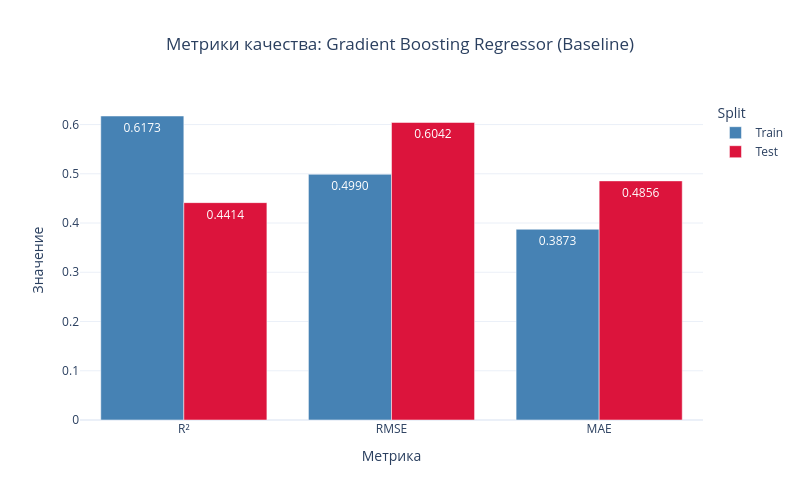
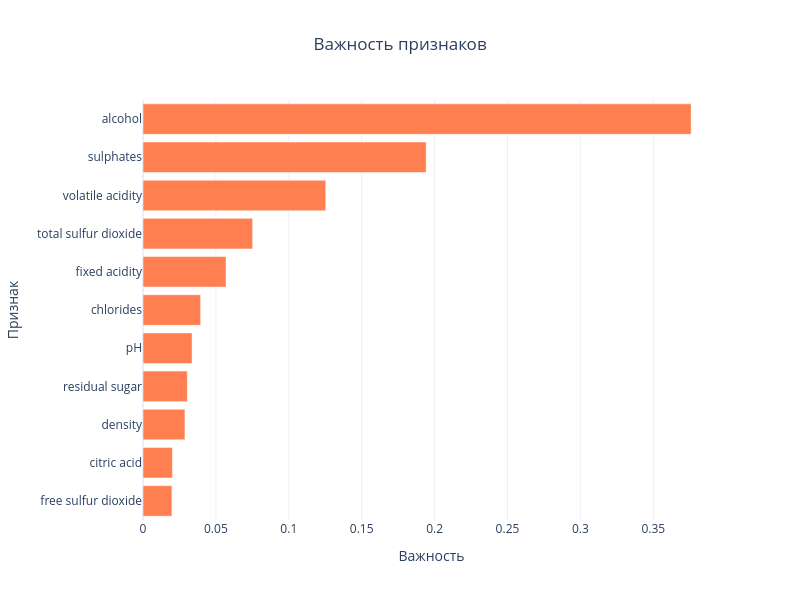

Write notebook code for charts like these, in order.
### Code cell
plot_model_report_separate(metrics_gb, feature_importance_gb, model_name="Gradient Boosting Regressor (Baseline)")

### Figure 1 — Plotly figure (JSON) as saved in the notebook; plotly's stock layout.template omitted (floating-point values rounded to 4 significant figures)
{"data": [{"marker": {"color": "steelblue"}, "name": "Train", "text": ["0.6173", "0.4990", "0.3873"], "textposition": "auto", "type": "bar", "x": ["R²", "RMSE", "MAE"], "y": [0.6173, 0.499, 0.3873]}, {"marker": {"color": "crimson"}, "name": "Test", "text": ["0.4414", "0.6042", "0.4856"], "textposition": "auto", "type": "bar", "x": ["R²", "RMSE", "MAE"], "y": [0.4414, 0.6042, 0.4856]}], "layout": {"barmode": "group", "height": 500, "legend": {"title": {"text": "Split"}}, "title": {"text": "Метрики качества: Gradient Boosting Regressor (Baseline)", "x": 0.5, "xanchor": "center"}, "width": 800, "xaxis": {"title": {"text": "Метрика"}}, "yaxis": {"title": {"text": "Значение"}}}}

### Figure 2 — Plotly figure (JSON) as saved in the notebook; plotly's stock layout.template omitted (floating-point values rounded to 4 significant figures)
{"data": [{"marker": {"color": "coral"}, "orientation": "h", "type": "bar", "x": [0.01983, 0.02018, 0.02877, 0.0304, 0.03366, 0.03952, 0.05695, 0.07518, 0.1254, 0.1942, 0.376], "y": ["free sulfur dioxide", "citric acid", "density", "residual sugar", "pH", "chlorides", "fixed acidity", "total sulfur dioxide", "volatile acidity", "sulphates", "alcohol"]}], "layout": {"height": 600, "showlegend": false, "title": {"text": "Важность признаков", "x": 0.5, "xanchor": "center"}, "width": 800, "xaxis": {"title": {"text": "Важность"}}, "yaxis": {"title": {"text": "Признак"}}}}
